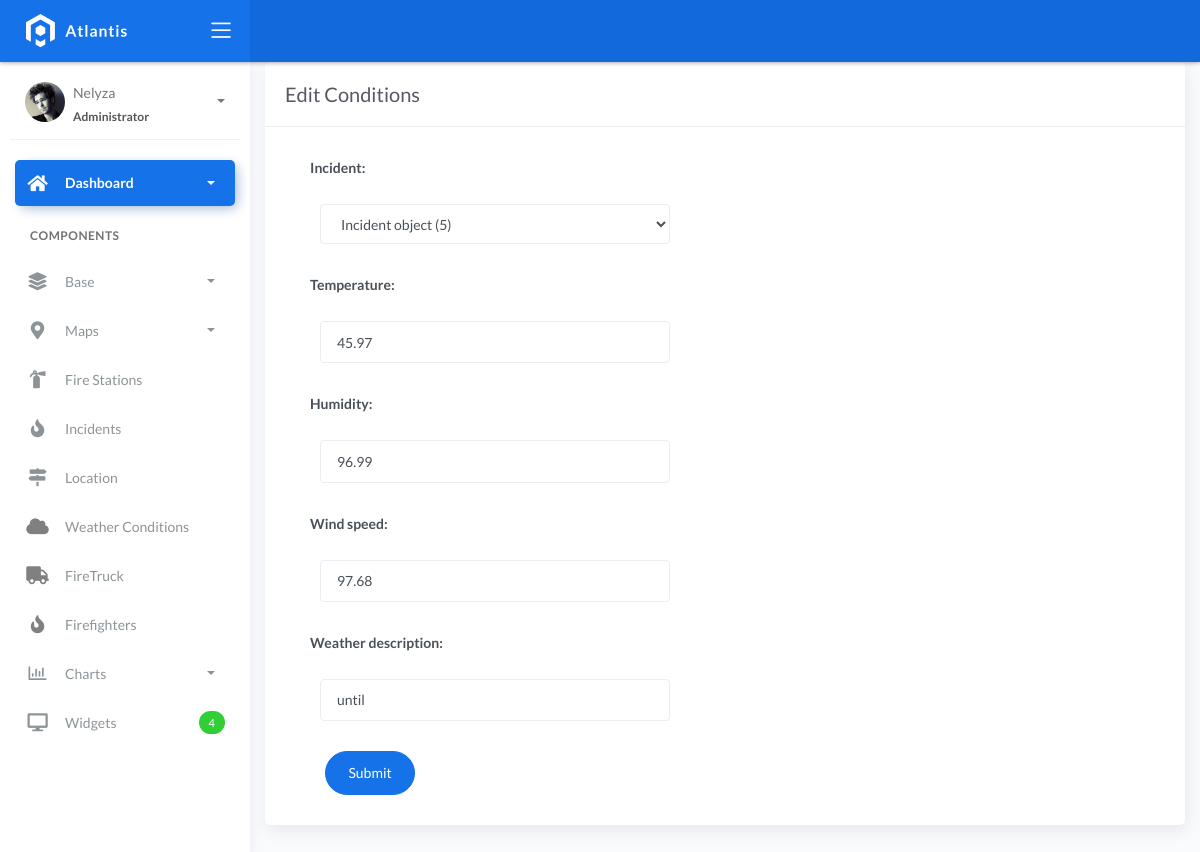
The app's page /condition_list/2 with its own data.
### fire/models.py (models this page shows)
class BaseModel(models.Model):
    created_at = models.DateTimeField(auto_now_add=True, db_index=True)
    updated_at = models.DateTimeField(auto_now=True)
    class Meta:
        abstract = True

class WeatherConditions(BaseModel):
    incident = models.ForeignKey(Incident, on_delete=models.CASCADE)
    temperature = models.DecimalField(max_digits=10, decimal_places=2)
    humidity = models.DecimalField(max_digits=10, decimal_places=2)
    wind_speed = models.DecimalField(max_digits=10, decimal_places=2)
    weather_description = models.CharField(max_length=150)

### fire/views.py (the view)
# urls.py: path('condition_list/<pk>', ConditionUpdateView.as_view(), name='condition-update'),
class ConditionUpdateView(UpdateView):
    model = WeatherConditions
    form_class = Weather_condition
    template_name = 'weather_edit.html'
    success_url = reverse_lazy('weather-list')

### fire/forms.py
class Weather_condition(ModelForm):
    class Meta:
        model = WeatherConditions
        fields = "__all__"

### templates/weather_edit.html (shortened to what this page needs)
{% extends 'base.html' %}
{% load static %}
{% block content %}
<div class="content">
  <div class="container-fluid">
    <div class="row">
      <div class="col-md-12">
        <div class="card">
          <div class="card-header">
            <div class="card-title">Edit Conditions</div>
          </div>
          <div class="col-md-6">
            <div class="card-body">
              <form class="" action="" method="post" novalidate>
                {% include 'includes/form.html' %}
                <div class="form-group">
                  <div class="col-md-12 col-sm-3">
                    <button type="submit" class="btn btn-primary btn-rounded">Submit</button>
                  </div>
                </div>
              </form>
            </div>
          </div>
        </div>
      </div>
    </div>
  </div>
</div>
{% endblock %}

### templates/includes/form.html (shortened to what this page needs)
{% load widget_tweaks %}
{% for field in form %}
<div class="field item form-group">
    <label>{{ field.label_tag }}</label>
  <div class="form-group">
    {% render_field field class="form-control" %}
  </div>
</div>
{% endfor %}

### records on screen
WeatherConditions: incident "Incident object (5)" "45.97" "96.99" "97.68" "until"

### other values on screen
{{ field.label_tag }} "Incident:" "Temperature:" "Humidity:" "Wind speed:" "Weather description:"
